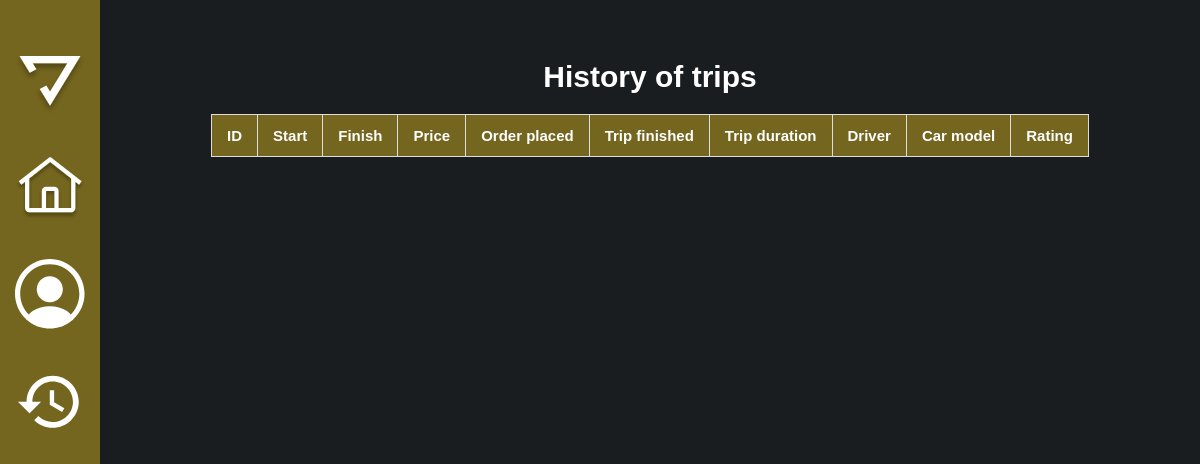
/history_of_user_orders (signed in), run on an earlier commit of the app's database.
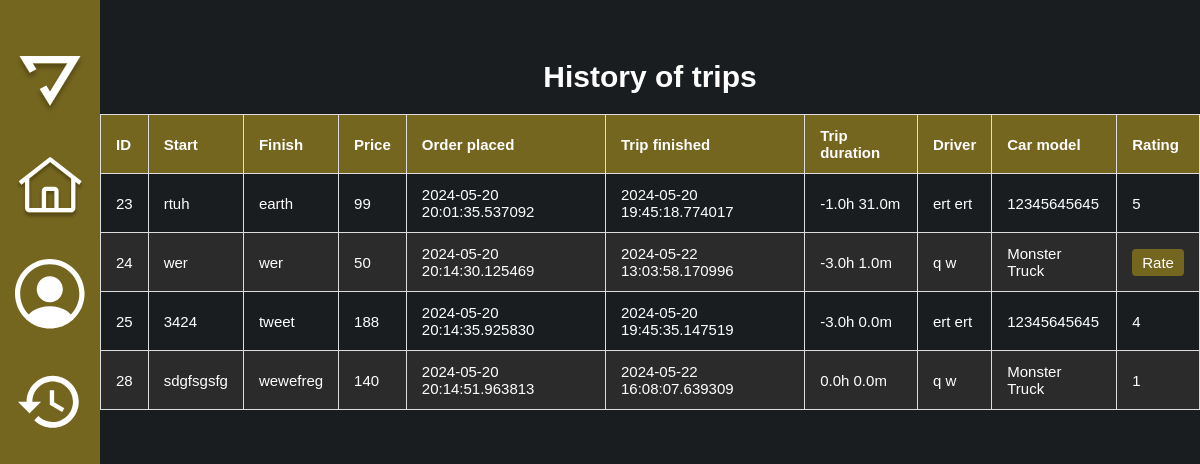
And on a later commit of the database.
### app/models.py (models this page shows, shortened)
class Order(db.Model):
    id = db.Column(db.Integer, primary_key=True)
    place_start = db.Column(db.String(140), nullable=False)
    place_end = db.Column(db.String(140), nullable=False)
    price = db.Column(db.String(140), nullable=False)
    order_time = db.Column(db.DateTime, index=True, nullable=True)
    order_taked = db.Column(db.DateTime, index=True, nullable=True)
    order_finished = db.Column(db.DateTime, index=True, nullable=True)
    user_id = db.Column(db.Integer, db.ForeignKey('user.id'))
    driver_id = db.Column(db.Integer, db.ForeignKey('driver.id'), nullable=True)
    driver = db.relationship('Driver', back_populates='orders')
    score = db.Column(db.Integer, default=0)

class Driver(UserMixin, db.Model):
    id = db.Column(db.Integer, primary_key=True)
    first_name = db.Column(db.String(64), index=True, nullable=False)
    last_name = db.Column(db.String(64), index=True, nullable=False)
    middle_name = db.Column(db.String(64), index=True)
    email = db.Column(db.String(128), unique=True, index=True, nullable=False)
    car_model = db.Column(db.String(64), index=True, nullable=False)
    license_plate = db.Column(db.String(64), unique=True, index=True, nullable=False)
    password_hashed = db.Column(db.String(200), nullable=False)
    orders = db.relationship('Order', backref='driver', lazy='dynamic')
    role = db.Column(db.String(20), default='driver')
    status = db.Column(db.String(20), default='inactive', nullable=False)
    number_of_ratings = db.Column(db.Integer, default=0, nullable=False)
    rating = db.Column(db.Float, default=0.0, nullable=False)
    orders = db.relationship('Order', back_populates='driver')

### app/routes.py (the view)
@app.route('/history_of_user_orders')
@login_required('user')
def history_of_user_orders():
    orders = Order.query.filter_by(user_id=current_user.id).filter(Order.order_finished.isnot(None)).all()
    return render_template('history_of_user_orders.html', title='История заказов', orders=orders)

### app/models.py (called while the page is built)
@login.user_loader
def load_user(id):
    driver = Driver.query.get(int(id))
    if driver:
        return driver
    return User.query.get(int(id))

### app/utils.py (called while the page is built)
def login_required(role):
    def wrapper(func):
        @wraps(func)
        def decorated_view(*args, **kwargs):
            if not current_user.is_authenticated:
                return redirect(url_for('choice'))
            if current_user.role != role:
                print(f"Пользователь {current_user.email} имеет роль {current_user.role}, а ожидалось {role}")
                return abort(403)
            print(f"Пользователь {current_user.email} имеет роль {current_user.role}")
            return func(*args, **kwargs)
        return decorated_view
    return wrapper

### app/templates/history_of_user_orders.html (shortened to what the changed rows need)
<!DOCTYPE html>
<html lang="ru">
<head>
    <link rel="stylesheet" href="{{ url_for('static', filename='css/style.css') }}">
</head>
<body class="history-page">
    <div class="list-order-page">
        <div class="container">
            <div class="content">
                <div class="content__main">
                    <div class="content__container">
                        <h1 class="content__title">History of trips</h1>
                        <div class="orders__table">
                            <table class="table">
                                <thead>
                                    <tr>
                                        <th>ID</th>
                                        <th>Start</th>
                                        <th>Finish</th>
                                        <th>Price</th>
                                        <th>Order placed</th>
                                        <th>Trip finished</th>
                                        <th>Trip duration</th>
                                        <th>Driver</th>
                                        <th>Car model</th>
                                        <th>Rating</th>
                                    </tr>
                                </thead>
                                <tbody>
                                    {% for order in orders %}
                                    <tr>
                                        <td>{{ order.id }}</td>
                                        <td>{{ order.place_start }}</td>
                                        <td>{{ order.place_end }}</td>
                                        <td>{{ order.price }}</td>
                                        <td>{{ order.order_time }}</td>
                                        <td>{{ order.order_finished }}</td>
                                        <td>
                                            {% if order.order_taked and order.order_finished %}
                                                {% set duration = order.order_finished - order.order_taked %}
                                                {{ duration.total_seconds() // 3600 }}h {{ (duration.total_seconds() % 3600) // 60 }}m
                                            {% else %}
                                                N/A
                                            {% endif %}
                                        </td>
                                        <td>{{ order.driver.first_name }} {{ order.driver.last_name }}</td>
                                        <td>{{ order.driver.car_model }}</td>
                                        <td>
                                            {% if order.score > 0 %}
                                                {{ order.score }}
                                            {% else %}
                                                <a href="{{ url_for('rate_order', order_id=order.id) }}" class="btn btn-secondary">Rate</a>
                                            {% endif %}
                                        </td>
                                    </tr>
                                    {% endfor %}
                                </tbody>
                            </table>
                        </div>
                    </div>
                </div>
            </div>
        </div>
    </div>
</body>
</html>

What changed in the data, as far as the page shows it:
added Order: id "23", place_start "rtuh", place_end "earth", price "99", order_time "2024-05-20 20:01:35.537092", order_finished "2024-05-20 19:45:18.774017", duration "-1.0", value "31.0", driver.first_name "ert", driver.last_name "ert", driver.car_model "12345645645", score "5"
added Order: id "24", place_start "wer", place_end "wer", price "50", order_time "2024-05-20 20:14:30.125469", order_finished "2024-05-22 13:03:58.170996", duration "-3.0", value "1.0", driver.first_name "q", driver.last_name "w", driver.car_model "Monster Truck"
added Order: id "25", place_start "3424", place_end "tweet", price "188", order_time "2024-05-20 20:14:35.925830", order_finished "2024-05-20 19:45:35.147519", duration "-3.0", value "0.0", driver.first_name "ert", driver.last_name "ert", driver.car_model "12345645645", score "4"
added Order: id "28", place_start "sdgfsgsfg", place_end "wewefreg", price "140", order_time "2024-05-20 20:14:51.963813", order_finished "2024-05-22 16:08:07.639309", duration "0.0", value "0.0", driver.first_name "q", driver.last_name "w", driver.car_model "Monster Truck", score "1"
